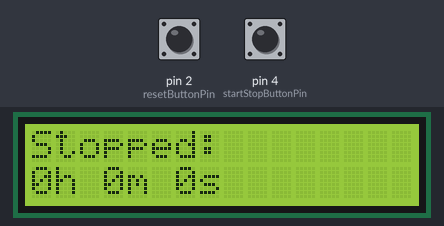
A sketch run on a simulated Arduino Uno, built with avr-gcc and run on an emulated ATmega328P. Shown: 16×2 character LCD. The test bench sets the inputs (shaded band); at power-on: pin 4 (startStopButtonPin) HIGH, pin 2 (resetButtonPin) HIGH.

Above: at 1.2 s.
1.3 s: pin 4 (startStopButtonPin) pulled LOW for 0.15 s
At 2.2 s:
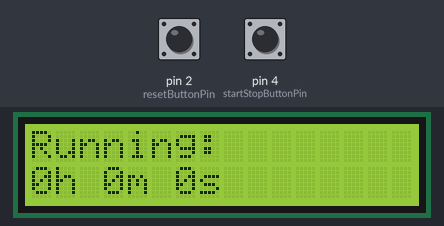
4.4 s: pin 4 (startStopButtonPin) pulled LOW for 1 s
At 6.2 s:
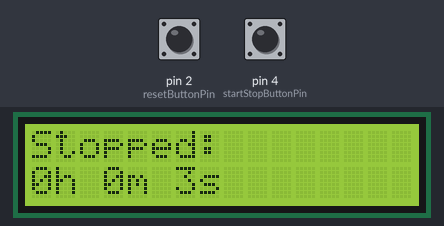
Timing chart, 0 to 7.7 s (numbered marks = the images above; inputs shaded):
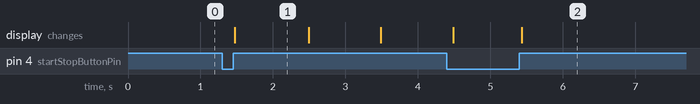

The sketch:

sketch_01.ino
```cpp
#include <LiquidCrystal_I2C.h>
LiquidCrystal_I2C lcd(0x27, 16, 2);

unsigned long startTime = 0;
unsigned long pauseTime = 0;
long elapsedTime = 0;
bool isRunning = false;
bool isButtonPressed = false;

const int startStopButtonPin = 4;
const int resetButtonPin = 2;

bool lastStartStopButtonState = false;
bool lastResetButtonState = false;
unsigned long debounceDelay = 50;

void setup() {
  Serial.begin(9600);
  lcd.begin();
  lcd.backlight();

  pinMode(startStopButtonPin, INPUT_PULLUP);
  pinMode(resetButtonPin, INPUT_PULLUP);
}

void loop() {
  if (isRunning) {
    elapsedTime = millis() - startTime;
  }

  displayElapsedTime();

  bool newStartStopButtonState = digitalRead(startStopButtonPin);
  bool newResetButtonState = digitalRead(resetButtonPin);

  if (newStartStopButtonState != lastStartStopButtonState) {
    if (newStartStopButtonState == HIGH) {
      if (!isRunning) {
        startStopwatch();
      } else if (!isButtonPressed) {
        stopStopwatch();
      }
      isButtonPressed = true;
    } else {
      isButtonPressed = false;
    }
  }

  if (newResetButtonState != lastResetButtonState) {
    if (newResetButtonState == HIGH) {
      resetStopwatch();
    }
  }

  lastStartStopButtonState = newStartStopButtonState;
  lastResetButtonState = newResetButtonState;
}

void startStopwatch() {
  if (isRunning == false && pauseTime != 0) {
    startTime = millis() - pauseTime;
    pauseTime = 0;
  } else {
    startTime = millis();
  }
  isRunning = true;
}

void stopStopwatch() {
  pauseTime = elapsedTime;
  isRunning = false;
}

void resetStopwatch() {
  startTime = 0;
  pauseTime = 0;
  elapsedTime = 0;
  isRunning = false;
}


void displayElapsedTime() {
  lcd.setCursor(0, 0);  // 상단 줄로 커서 이동

  if (isRunning) {
    lcd.print("Running:       ");
  } else {
    lcd.print("Stopped:       ");
  }

  lcd.setCursor(0, 1);  // 하단 줄로 커서 이동

  long seconds = elapsedTime / 1000;
  long minutes = seconds / 60;
  long hours = minutes / 60;

  lcd.print(hours);
  lcd.print("h ");
  lcd.print(minutes % 60);
  lcd.print("m ");
  lcd.print(seconds % 60);
  lcd.print("s");
}
```

Measured:
- after the input at 1.3 s, the display: changes after 0.18 s (image 1)
- after the input at 4.4 s, the display: first differs from a run without the input after 1.0 s (image 2)
- what the display in image 1 shows lasts 1.0 s, from 1.5 s to 2.5 s
